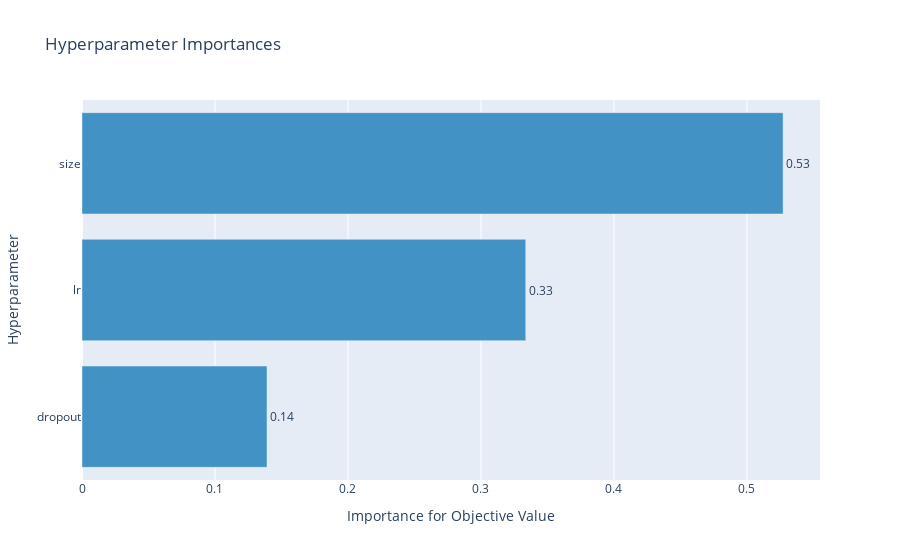

Here is the notebook cell this chart was saved with:
### Code cell
plot_param_importances(study)

### Figure 1 — Plotly figure (JSON) as saved in the notebook; plotly's stock layout.template omitted (floating-point values rounded to 4 significant figures)
{"data": [{"cliponaxis": false, "hovertemplate": ["dropout (UniformDistribution): 0.13911762707731248<extra></extra>", "lr (LogUniformDistribution): 0.3336868718392873<extra></extra>", "size (CategoricalDistribution): 0.5271955010834003<extra></extra>"], "marker": {"color": "rgb(66,146,198)"}, "orientation": "h", "text": ["0.13911762707731248", "0.3336868718392873", "0.5271955010834003"], "textposition": "outside", "texttemplate": "%{text:.2f}", "type": "bar", "x": [0.1391, 0.3337, 0.5272], "y": ["dropout", "lr", "size"]}], "layout": {"showlegend": false, "title": {"text": "Hyperparameter Importances"}, "xaxis": {"title": {"text": "Importance for Objective Value"}}, "yaxis": {"title": {"text": "Hyperparameter"}}}}
